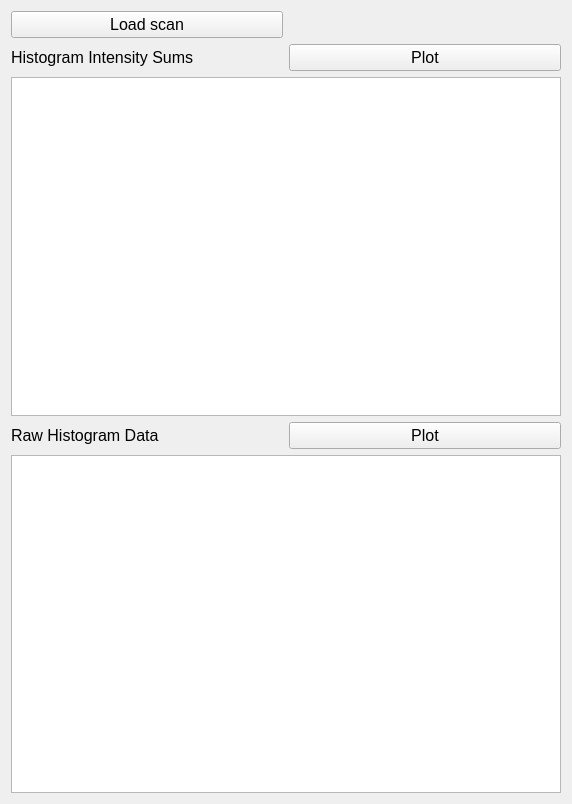
<?xml version="1.0" encoding="UTF-8"?>
<ui version="4.0">
 <class>Form</class>
 <widget class="QWidget" name="Form">
  <property name="geometry">
   <rect>
    <x>0</x>
    <y>0</y>
    <width>572</width>
    <height>804</height>
   </rect>
  </property>
  <property name="windowTitle">
   <string>Form</string>
  </property>
  <layout class="QGridLayout" name="gridLayout_2">
   <item row="0" column="2">
    <layout class="QGridLayout" name="gridLayout">
     <item row="2" column="0" colspan="2">
      <widget class="ImageView" name="intensity_sums_viewBox">
       <property name="minimumSize">
        <size>
         <width>500</width>
         <height>300</height>
        </size>
       </property>
      </widget>
     </item>
     <item row="4" column="0" colspan="2">
      <widget class="ImageView" name="raw_hist_data_viewBox">
       <property name="minimumSize">
        <size>
         <width>500</width>
         <height>300</height>
        </size>
       </property>
      </widget>
     </item>
     <item row="3" column="1">
      <widget class="QPushButton" name="plot_raw_hist_data_pushButton">
       <property name="font">
        <font>
         <pointsize>12</pointsize>
        </font>
       </property>
       <property name="text">
        <string>Plot</string>
       </property>
      </widget>
     </item>
     <item row="1" column="1">
      <widget class="QPushButton" name="plot_intensity_sums_pushButton">
       <property name="font">
        <font>
         <pointsize>12</pointsize>
        </font>
       </property>
       <property name="text">
        <string>Plot</string>
       </property>
      </widget>
     </item>
     <item row="3" column="0">
      <widget class="QLabel" name="label_2">
       <property name="font">
        <font>
         <pointsize>12</pointsize>
        </font>
       </property>
       <property name="text">
        <string>Raw Histogram Data</string>
       </property>
      </widget>
     </item>
     <item row="1" column="0">
      <widget class="QLabel" name="label">
       <property name="font">
        <font>
         <pointsize>12</pointsize>
        </font>
       </property>
       <property name="text">
        <string>Histogram Intensity Sums</string>
       </property>
      </widget>
     </item>
     <item row="0" column="0">
      <widget class="QPushButton" name="load_scan_pushButton">
       <property name="font">
        <font>
         <pointsize>12</pointsize>
        </font>
       </property>
       <property name="text">
        <string>Load scan</string>
       </property>
      </widget>
     </item>
    </layout>
   </item>
  </layout>
 </widget>
 <customwidgets>
  <customwidget>
   <class>ImageView</class>
   <extends>QGraphicsView</extends>
   <header>pyqtgraph</header>
  </customwidget>
 </customwidgets>
 <resources/>
 <connections/>
</ui>
